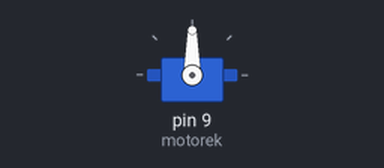
Bench run of a sketch on a simulated Arduino Uno, built with avr-gcc and run on an emulated ATmega328P. Shown: servo.

Above: at 0.15 s.
Timing chart, 0 to 1.6 s (numbered marks = the images above):
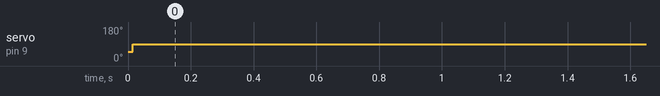

Measured:
- by itself, servo on pin 9 (motorek): 50° → 90° at 0.02 s

The sketch:

motorek.ino
```cpp
#include <Servo.h>

Servo motorek;  // create servo object to control a servo

void setup() {
  motorek.attach(9);  // attaches the servo on pin 9 to the servo object
}

void loop() {
    motorek.write(50);              // tell servo to go to position in variable 'pos'
    delay(15);
    motorek.write(90);              // tell servo to go to position in variable 'pos'
    delay(15);
}
```
